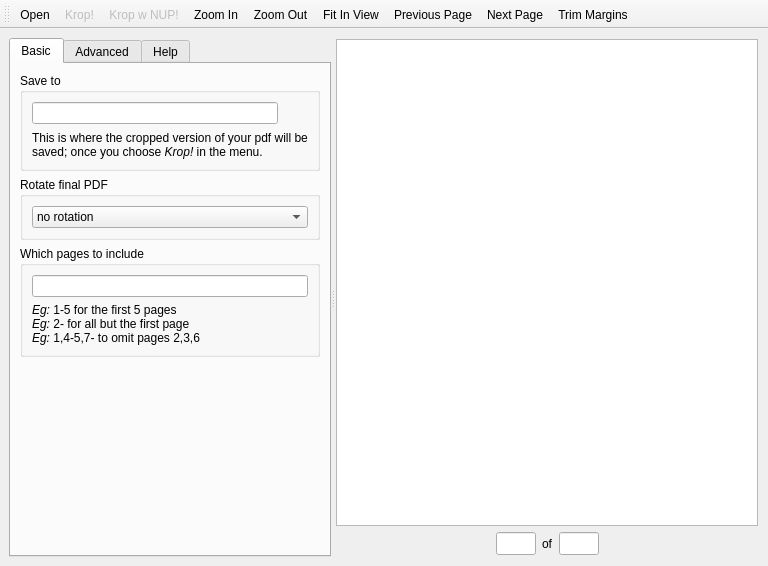
<?xml version="1.0" encoding="UTF-8"?>
<ui version="4.0">
 <class>MainWindow</class>
 <widget class="QMainWindow" name="MainWindow">
  <property name="geometry">
   <rect>
    <x>0</x>
    <y>0</y>
    <width>768</width>
    <height>566</height>
   </rect>
  </property>
  <property name="windowTitle">
   <string>krop: A tool to crop your PDFs</string>
  </property>
  <widget class="QWidget" name="centralwidget">
   <layout class="QVBoxLayout" name="verticalLayout_7">
    <item>
     <widget class="QSplitter" name="splitter">
      <property name="orientation">
       <enum>Qt::Horizontal</enum>
      </property>
      <property name="childrenCollapsible">
       <bool>false</bool>
      </property>
      <widget class="QTabWidget" name="tabWidget">
       <property name="sizePolicy">
        <sizepolicy hsizetype="Preferred" vsizetype="Expanding">
         <horstretch>0</horstretch>
         <verstretch>0</verstretch>
        </sizepolicy>
       </property>
       <property name="currentIndex">
        <number>0</number>
       </property>
       <widget class="QWidget" name="tabBasic">
        <attribute name="title">
         <string>Basic</string>
        </attribute>
        <layout class="QVBoxLayout" name="verticalLayout_9">
         <item>
          <widget class="QGroupBox" name="groupBox">
           <property name="title">
            <string>Save to</string>
           </property>
           <layout class="QGridLayout" name="gridLayout">
            <item row="0" column="0">
             <widget class="QLineEdit" name="editFile"/>
            </item>
            <item row="0" column="1">
             <widget class="QToolButton" name="buttonFileSelect">
              <property name="text">
               <string/>
              </property>
              <property name="autoRaise">
               <bool>true</bool>
              </property>
             </widget>
            </item>
            <item row="1" column="0" colspan="2">
             <widget class="QLabel" name="labelFileHelp">
              <property name="text">
               <string>&lt;!DOCTYPE HTML PUBLIC &quot;-//W3C//DTD HTML 4.0//EN&quot; &quot;http://www.w3.org/TR/REC-html40/strict.dtd&quot;&gt;
&lt;html&gt;&lt;head&gt;&lt;meta name=&quot;qrichtext&quot; content=&quot;1&quot; /&gt;&lt;style type=&quot;text/css&quot;&gt;
p, li { white-space: pre-wrap; }
&lt;/style&gt;&lt;/head&gt;&lt;body style=&quot; font-family:'Ubuntu'; font-size:9pt; font-weight:400; font-style:normal;&quot;&gt;
&lt;p style=&quot; margin-top:0px; margin-bottom:0px; margin-left:0px; margin-right:0px; -qt-block-indent:0; text-indent:0px;&quot;&gt;This is where the cropped version of your pdf will be saved; once you choose &lt;span style=&quot; font-style:italic;&quot;&gt;Krop!&lt;/span&gt; in the menu.&lt;/p&gt;&lt;/body&gt;&lt;/html&gt;</string>
              </property>
              <property name="wordWrap">
               <bool>true</bool>
              </property>
             </widget>
            </item>
           </layout>
          </widget>
         </item>
         <item>
          <widget class="QGroupBox" name="groupRotation">
           <property name="title">
            <string>Rotate final PDF</string>
           </property>
           <property name="flat">
            <bool>false</bool>
           </property>
           <layout class="QVBoxLayout" name="verticalLayout_8">
            <item>
             <widget class="QComboBox" name="comboRotation">
              <item>
               <property name="text">
                <string>no rotation</string>
               </property>
              </item>
              <item>
               <property name="text">
                <string>rotate left (90° counterclockwise)</string>
               </property>
              </item>
              <item>
               <property name="text">
                <string>rotate right (90° clockwise)</string>
               </property>
              </item>
              <item>
               <property name="text">
                <string>upside down</string>
               </property>
              </item>
             </widget>
            </item>
           </layout>
          </widget>
         </item>
         <item>
          <widget class="QGroupBox" name="groupWhichPages">
           <property name="title">
            <string>Which pages to include</string>
           </property>
           <layout class="QVBoxLayout" name="verticalLayout">
            <item>
             <widget class="QLineEdit" name="editWhichPages"/>
            </item>
            <item>
             <widget class="QLabel" name="labelWhichPagesEg">
              <property name="text">
               <string>&lt;!DOCTYPE HTML PUBLIC &quot;-//W3C//DTD HTML 4.0//EN&quot; &quot;http://www.w3.org/TR/REC-html40/strict.dtd&quot;&gt;
&lt;html&gt;&lt;head&gt;&lt;meta name=&quot;qrichtext&quot; content=&quot;1&quot; /&gt;&lt;style type=&quot;text/css&quot;&gt;
p, li { white-space: pre-wrap; margin: 0; }
&lt;/style&gt;&lt;/head&gt;
&lt;body&gt;
&lt;p&gt;&lt;i&gt;Eg:&lt;/i&gt; 1-5 for the first 5 pages&lt;/p&gt;
&lt;p&gt;&lt;i&gt;Eg:&lt;/i&gt; 2- for all but the first page&lt;/p&gt;
&lt;p&gt;&lt;i&gt;Eg:&lt;/i&gt; 1,4-5,7- to omit pages 2,3,6&lt;/p&gt;
&lt;/body&gt;&lt;/html&gt;</string>
              </property>
              <property name="wordWrap">
               <bool>true</bool>
              </property>
             </widget>
            </item>
           </layout>
          </widget>
         </item>
         <item>
          <spacer name="verticalSpacer_3">
           <property name="orientation">
            <enum>Qt::Vertical</enum>
           </property>
           <property name="sizeHint" stdset="0">
            <size>
             <width>20</width>
             <height>484</height>
            </size>
           </property>
          </spacer>
         </item>
        </layout>
       </widget>
       <widget class="QWidget" name="tabAdvanced">
        <attribute name="title">
         <string>Advanced</string>
        </attribute>
        <layout class="QVBoxLayout" name="verticalLayout_6">
         <item>
          <widget class="QGroupBox" name="groupSelectionMode">
           <property name="title">
            <string>Selections apply to</string>
           </property>
           <property name="flat">
            <bool>false</bool>
           </property>
           <layout class="QGridLayout" name="gridLayout_2">
            <item row="0" column="0" colspan="2">
             <widget class="QRadioButton" name="radioSelAll">
              <property name="text">
               <string>all pages</string>
              </property>
              <property name="checked">
               <bool>true</bool>
              </property>
             </widget>
            </item>
            <item row="1" column="0" colspan="2">
             <widget class="QRadioButton" name="radioSelEvenOdd">
              <property name="text">
               <string>even/odd pages</string>
              </property>
             </widget>
            </item>
            <item row="2" column="0" colspan="2">
             <widget class="QRadioButton" name="radioSelIndividual">
              <property name="text">
               <string>individual page</string>
              </property>
             </widget>
            </item>
            <item row="3" column="0" colspan="2">
             <widget class="QLabel" name="labelSelHelp">
              <property name="text">
               <string>Should all pages be cropped based on the same selections? Maybe you want to treat even and odd pages differently? For full control you can crop each page using individual selections.</string>
              </property>
              <property name="wordWrap">
               <bool>true</bool>
              </property>
             </widget>
            </item>
            <item row="4" column="0">
             <widget class="QLabel" name="labelSelExceptions">
              <property name="text">
               <string>Exceptions:</string>
              </property>
             </widget>
            </item>
            <item row="4" column="1">
             <widget class="QLineEdit" name="editSelExceptions"/>
            </item>
            <item row="5" column="0" colspan="2">
             <widget class="QLabel" name="labelSelExceptionsHelp">
              <property name="text">
               <string>List pages which require individual selections.</string>
              </property>
             </widget>
            </item>
           </layout>
          </widget>
         </item>
         <item>
          <widget class="QGroupBox" name="groupDevice">
           <property name="title">
            <string>Fit screen of device</string>
           </property>
           <layout class="QFormLayout" name="formLayout">
            <property name="fieldGrowthPolicy">
             <enum>QFormLayout::ExpandingFieldsGrow</enum>
            </property>
            <item row="0" column="0" colspan="2">
             <widget class="QComboBox" name="comboDevice">
              <property name="editable">
               <bool>false</bool>
              </property>
              <property name="sizeAdjustPolicy">
               <enum>QComboBox::AdjustToContentsOnFirstShow</enum>
              </property>
             </widget>
            </item>
            <item row="1" column="0">
             <widget class="QLabel" name="labelAspectRatio">
              <property name="text">
               <string>Aspect ratio:</string>
              </property>
             </widget>
            </item>
            <item row="1" column="1">
             <widget class="QLineEdit" name="editAspectRatio"/>
            </item>
            <item row="2" column="0" colspan="2">
             <widget class="QLabel" name="labelDeviceHelp">
              <property name="text">
               <string>&lt;html&gt;&lt;head/&gt;&lt;body&gt;&lt;p&gt;&lt;span style=&quot; font-style:italic;&quot;&gt;Eg:&lt;/span&gt; 600:730 (ratio of width to height)&lt;/p&gt;&lt;/body&gt;&lt;/html&gt;</string>
              </property>
              <property name="wordWrap">
               <bool>true</bool>
              </property>
             </widget>
            </item>
           </layout>
          </widget>
         </item>
         <item>
          <widget class="QGroupBox" name="groupTrimMargins">
           <property name="title">
            <string>Settings for trimming margins</string>
           </property>
           <layout class="QFormLayout" name="formLayout_2">
            <property name="fieldGrowthPolicy">
             <enum>QFormLayout::ExpandingFieldsGrow</enum>
            </property>
            <item row="0" column="0">
             <widget class="QLabel" name="labelPadding">
              <property name="text">
               <string>Padding:</string>
              </property>
             </widget>
            </item>
            <item row="0" column="1">
             <widget class="QLineEdit" name="editPadding">
              <property name="text">
               <string/>
              </property>
             </widget>
            </item>
            <item row="1" column="0" colspan="2">
             <widget class="QLabel" name="labelTrimMarginsEg">
              <property name="text">
               <string>Right-click a selection to automatically trim it.</string>
              </property>
              <property name="wordWrap">
               <bool>true</bool>
              </property>
             </widget>
            </item>
            <item row="2" column="0">
             <widget class="QLabel" name="labelAllowedChanges">
              <property name="enabled">
               <bool>true</bool>
              </property>
              <property name="text">
               <string>Allowed changes:</string>
              </property>
             </widget>
            </item>
            <item row="2" column="1">
             <widget class="QLineEdit" name="editAllowedChanges">
              <property name="enabled">
               <bool>true</bool>
              </property>
             </widget>
            </item>
            <item row="3" column="0">
             <widget class="QLabel" name="labelSensitivity">
              <property name="enabled">
               <bool>true</bool>
              </property>
              <property name="text">
               <string>Color sensitivity:</string>
              </property>
             </widget>
            </item>
            <item row="3" column="1">
             <widget class="QLineEdit" name="editSensitivity">
              <property name="enabled">
               <bool>true</bool>
              </property>
             </widget>
            </item>
           </layout>
          </widget>
         </item>
         <item>
          <spacer name="verticalSpacer">
           <property name="orientation">
            <enum>Qt::Vertical</enum>
           </property>
           <property name="sizeHint" stdset="0">
            <size>
             <width>20</width>
             <height>339</height>
            </size>
           </property>
          </spacer>
         </item>
        </layout>
       </widget>
       <widget class="QWidget" name="tabHelp">
        <attribute name="title">
         <string>Help</string>
        </attribute>
        <layout class="QVBoxLayout" name="verticalLayout_3">
         <item>
          <widget class="QLabel" name="labelHelp">
           <property name="sizePolicy">
            <sizepolicy hsizetype="Ignored" vsizetype="Preferred">
             <horstretch>0</horstretch>
             <verstretch>0</verstretch>
            </sizepolicy>
           </property>
           <property name="maximumSize">
            <size>
             <width>16777215</width>
             <height>16777215</height>
            </size>
           </property>
           <property name="baseSize">
            <size>
             <width>0</width>
             <height>0</height>
            </size>
           </property>
           <property name="text">
            <string>&lt;h3&gt;Getting started&lt;/h3&gt;
&lt;p&gt;Using your mouse, create one or more selections on the pdf document. These are the regions that will be included into the cropped file.
&lt;p&gt;When you are done, click Krop! in the menu to create a cropped version of your document.
&lt;h3&gt;Hints&lt;/h3&gt;
&lt;p&gt;Right-click a selection to delete it.
&lt;p&gt;You can choose to create individual selections for each page.
&lt;p&gt;If you have an eReader that is not good at scrolling documents, you can have each page automatically broken into parts to optimally fit the screen of your eReader.
&lt;p&gt;Some examples can be found at: &lt;a href='http://arminstraub.com/software/krop'&gt;arminstraub.com&lt;/a&gt;
</string>
           </property>
           <property name="textFormat">
            <enum>Qt::RichText</enum>
           </property>
           <property name="wordWrap">
            <bool>true</bool>
           </property>
           <property name="openExternalLinks">
            <bool>true</bool>
           </property>
          </widget>
         </item>
         <item>
          <spacer name="verticalSpacer_2">
           <property name="orientation">
            <enum>Qt::Vertical</enum>
           </property>
           <property name="sizeHint" stdset="0">
            <size>
             <width>20</width>
             <height>524</height>
            </size>
           </property>
          </spacer>
         </item>
         <item>
          <widget class="QLabel" name="labelHelpLicense">
           <property name="sizePolicy">
            <sizepolicy hsizetype="Ignored" vsizetype="Preferred">
             <horstretch>0</horstretch>
             <verstretch>0</verstretch>
            </sizepolicy>
           </property>
           <property name="text">
            <string>Copyright (C) 2010-2016 Armin Straub
&lt;br&gt;&lt;a href='http://arminstraub.com'&gt;http://arminstraub.com&lt;/a&gt;
&lt;p&gt;This program is free software and available to you in the hope that it will be useful; but without any warranty. It is distributed under the terms of the GNU General Public License (GPLv3+). See the accompanying files for more information.
</string>
           </property>
           <property name="textFormat">
            <enum>Qt::RichText</enum>
           </property>
           <property name="wordWrap">
            <bool>true</bool>
           </property>
           <property name="openExternalLinks">
            <bool>true</bool>
           </property>
          </widget>
         </item>
        </layout>
       </widget>
      </widget>
      <widget class="QFrame" name="frame">
       <property name="sizePolicy">
        <sizepolicy hsizetype="Expanding" vsizetype="Preferred">
         <horstretch>1</horstretch>
         <verstretch>0</verstretch>
        </sizepolicy>
       </property>
       <property name="frameShape">
        <enum>QFrame::NoFrame</enum>
       </property>
       <property name="frameShadow">
        <enum>QFrame::Raised</enum>
       </property>
       <layout class="QVBoxLayout" name="verticalLayout_2">
        <property name="margin">
         <number>1</number>
        </property>
        <item>
         <widget class="QGraphicsView" name="documentView">
          <property name="contextMenuPolicy">
           <enum>Qt::CustomContextMenu</enum>
          </property>
          <property name="frameShadow">
           <enum>QFrame::Sunken</enum>
          </property>
         </widget>
        </item>
        <item>
         <widget class="QFrame" name="frame_2">
          <property name="frameShape">
           <enum>QFrame::NoFrame</enum>
          </property>
          <property name="frameShadow">
           <enum>QFrame::Raised</enum>
          </property>
          <layout class="QHBoxLayout" name="horizontalLayout_2">
           <property name="margin">
            <number>0</number>
           </property>
           <item>
            <spacer name="horizontalSpacer">
             <property name="orientation">
              <enum>Qt::Horizontal</enum>
             </property>
             <property name="sizeType">
              <enum>QSizePolicy::Expanding</enum>
             </property>
             <property name="sizeHint" stdset="0">
              <size>
               <width>40</width>
               <height>20</height>
              </size>
             </property>
            </spacer>
           </item>
           <item>
            <widget class="QPushButton" name="buttonFirst">
             <property name="minimumSize">
              <size>
               <width>24</width>
               <height>24</height>
              </size>
             </property>
             <property name="maximumSize">
              <size>
               <width>24</width>
               <height>24</height>
              </size>
             </property>
             <property name="focusPolicy">
              <enum>Qt::NoFocus</enum>
             </property>
             <property name="text">
              <string/>
             </property>
             <property name="flat">
              <bool>true</bool>
             </property>
            </widget>
           </item>
           <item>
            <widget class="QPushButton" name="buttonPrevious">
             <property name="minimumSize">
              <size>
               <width>24</width>
               <height>24</height>
              </size>
             </property>
             <property name="maximumSize">
              <size>
               <width>24</width>
               <height>24</height>
              </size>
             </property>
             <property name="focusPolicy">
              <enum>Qt::NoFocus</enum>
             </property>
             <property name="text">
              <string/>
             </property>
             <property name="flat">
              <bool>true</bool>
             </property>
            </widget>
           </item>
           <item>
            <widget class="QLineEdit" name="editCurrentPage">
             <property name="sizePolicy">
              <sizepolicy hsizetype="Fixed" vsizetype="Fixed">
               <horstretch>0</horstretch>
               <verstretch>0</verstretch>
              </sizepolicy>
             </property>
             <property name="minimumSize">
              <size>
               <width>40</width>
               <height>23</height>
              </size>
             </property>
             <property name="maximumSize">
              <size>
               <width>40</width>
               <height>16777215</height>
              </size>
             </property>
             <property name="inputMask">
              <string/>
             </property>
             <property name="alignment">
              <set>Qt::AlignCenter</set>
             </property>
            </widget>
           </item>
           <item>
            <widget class="QLabel" name="label">
             <property name="text">
              <string>of</string>
             </property>
            </widget>
           </item>
           <item>
            <widget class="QLineEdit" name="editMaxPage">
             <property name="enabled">
              <bool>true</bool>
             </property>
             <property name="sizePolicy">
              <sizepolicy hsizetype="Fixed" vsizetype="Fixed">
               <horstretch>0</horstretch>
               <verstretch>0</verstretch>
              </sizepolicy>
             </property>
             <property name="minimumSize">
              <size>
               <width>40</width>
               <height>23</height>
              </size>
             </property>
             <property name="maximumSize">
              <size>
               <width>40</width>
               <height>16777215</height>
              </size>
             </property>
             <property name="autoFillBackground">
              <bool>false</bool>
             </property>
             <property name="inputMask">
              <string/>
             </property>
             <property name="frame">
              <bool>true</bool>
             </property>
             <property name="alignment">
              <set>Qt::AlignCenter</set>
             </property>
             <property name="readOnly">
              <bool>true</bool>
             </property>
            </widget>
           </item>
           <item>
            <widget class="QPushButton" name="buttonNext">
             <property name="minimumSize">
              <size>
               <width>24</width>
               <height>24</height>
              </size>
             </property>
             <property name="maximumSize">
              <size>
               <width>24</width>
               <height>24</height>
              </size>
             </property>
             <property name="focusPolicy">
              <enum>Qt::NoFocus</enum>
             </property>
             <property name="text">
              <string/>
             </property>
             <property name="flat">
              <bool>true</bool>
             </property>
            </widget>
           </item>
           <item>
            <widget class="QPushButton" name="buttonLast">
             <property name="minimumSize">
              <size>
               <width>24</width>
               <height>24</height>
              </size>
             </property>
             <property name="maximumSize">
              <size>
               <width>24</width>
               <height>24</height>
              </size>
             </property>
             <property name="focusPolicy">
              <enum>Qt::NoFocus</enum>
             </property>
             <property name="text">
              <string/>
             </property>
             <property name="flat">
              <bool>true</bool>
             </property>
            </widget>
           </item>
           <item>
            <spacer name="horizontalSpacer2">
             <property name="orientation">
              <enum>Qt::Horizontal</enum>
             </property>
             <property name="sizeType">
              <enum>QSizePolicy::Expanding</enum>
             </property>
             <property name="sizeHint" stdset="0">
              <size>
               <width>40</width>
               <height>20</height>
              </size>
             </property>
            </spacer>
           </item>
          </layout>
         </widget>
        </item>
       </layout>
      </widget>
     </widget>
    </item>
   </layout>
  </widget>
  <widget class="QMenuBar" name="menubar">
   <property name="geometry">
    <rect>
     <x>0</x>
     <y>0</y>
     <width>768</width>
     <height>21</height>
    </rect>
   </property>
  </widget>
  <widget class="QToolBar" name="toolBar">
   <property name="contextMenuPolicy">
    <enum>Qt::PreventContextMenu</enum>
   </property>
   <property name="windowTitle">
    <string>toolBar</string>
   </property>
   <property name="movable">
    <bool>true</bool>
   </property>
   <property name="toolButtonStyle">
    <enum>Qt::ToolButtonFollowStyle</enum>
   </property>
   <property name="floatable">
    <bool>false</bool>
   </property>
   <attribute name="toolBarArea">
    <enum>TopToolBarArea</enum>
   </attribute>
   <attribute name="toolBarBreak">
    <bool>false</bool>
   </attribute>
   <addaction name="actionOpenFile"/>
   <addaction name="actionKrop"/>
   <addaction name="actionKropNup"/>
   <addaction name="actionZoomIn"/>
   <addaction name="actionZoomOut"/>
   <addaction name="actionFitInView"/>
   <addaction name="actionPreviousPage"/>
   <addaction name="actionNextPage"/>
   <addaction name="actionTrimMarginsAll"/>
  </widget>
  <action name="actionZoomIn">
   <property name="text">
    <string>Zoom In</string>
   </property>
   <property name="shortcut">
    <string>Ctrl+=</string>
   </property>
  </action>
  <action name="actionZoomOut">
   <property name="text">
    <string>Zoom Out</string>
   </property>
   <property name="shortcut">
    <string>Ctrl+-</string>
   </property>
  </action>
  <action name="actionPreviousPage">
   <property name="text">
    <string>Previous Page</string>
   </property>
   <property name="shortcut">
    <string>Ctrl+Left</string>
   </property>
  </action>
  <action name="actionNextPage">
   <property name="text">
    <string>Next Page</string>
   </property>
   <property name="shortcut">
    <string>Ctrl+Right</string>
   </property>
  </action>
  <action name="actionOpenFile">
   <property name="text">
    <string>Open</string>
   </property>
  </action>
  <action name="actionFitInView">
   <property name="checkable">
    <bool>true</bool>
   </property>
   <property name="text">
    <string>Fit In View</string>
   </property>
  </action>
  <action name="actionKrop">
   <property name="enabled">
    <bool>false</bool>
   </property>
   <property name="text">
    <string>Krop!</string>
   </property>
  </action>
  <action name="actionKropNup">
   <property name="enabled">
    <bool>false</bool>
   </property>
   <property name="text">
    <string>Krop w NUP!</string>
   </property>
  </action>
  <action name="actionDeleteSelection">
   <property name="text">
    <string>Delete Selection</string>
   </property>
  </action>
  <action name="actionFirstPage">
   <property name="text">
    <string>First Page</string>
   </property>
  </action>
  <action name="actionLastPage">
   <property name="text">
    <string>Last Page</string>
   </property>
  </action>
  <action name="actionTrimMargins">
   <property name="text">
    <string>Trim Margins</string>
   </property>
  </action>
  <action name="actionSelectFile">
   <property name="text">
    <string>Select File</string>
   </property>
  </action>
  <action name="actionTrimMarginsAll">
   <property name="text">
    <string>Trim Margins</string>
   </property>
   <property name="toolTip">
    <string>Trim Margins</string>
   </property>
  </action>
 </widget>
 <resources/>
 <connections>
  <connection>
   <sender>buttonPrevious</sender>
   <signal>clicked()</signal>
   <receiver>actionPreviousPage</receiver>
   <slot>trigger()</slot>
   <hints>
    <hint type="sourcelabel">
     <x>548</x>
     <y>623</y>
    </hint>
    <hint type="destinationlabel">
     <x>-1</x>
     <y>-1</y>
    </hint>
   </hints>
  </connection>
  <connection>
   <sender>buttonNext</sender>
   <signal>clicked()</signal>
   <receiver>actionNextPage</receiver>
   <slot>trigger()</slot>
   <hints>
    <hint type="sourcelabel">
     <x>750</x>
     <y>623</y>
    </hint>
    <hint type="destinationlabel">
     <x>-1</x>
     <y>-1</y>
    </hint>
   </hints>
  </connection>
  <connection>
   <sender>buttonFirst</sender>
   <signal>clicked()</signal>
   <receiver>actionFirstPage</receiver>
   <slot>trigger()</slot>
   <hints>
    <hint type="sourcelabel">
     <x>535</x>
     <y>673</y>
    </hint>
    <hint type="destinationlabel">
     <x>-1</x>
     <y>-1</y>
    </hint>
   </hints>
  </connection>
  <connection>
   <sender>buttonLast</sender>
   <signal>clicked()</signal>
   <receiver>actionLastPage</receiver>
   <slot>trigger()</slot>
   <hints>
    <hint type="sourcelabel">
     <x>724</x>
     <y>673</y>
    </hint>
    <hint type="destinationlabel">
     <x>-1</x>
     <y>-1</y>
    </hint>
   </hints>
  </connection>
  <connection>
   <sender>buttonFileSelect</sender>
   <signal>clicked()</signal>
   <receiver>actionSelectFile</receiver>
   <slot>trigger()</slot>
   <hints>
    <hint type="sourcelabel">
     <x>281</x>
     <y>120</y>
    </hint>
    <hint type="destinationlabel">
     <x>-1</x>
     <y>-1</y>
    </hint>
   </hints>
  </connection>
 </connections>
</ui>
